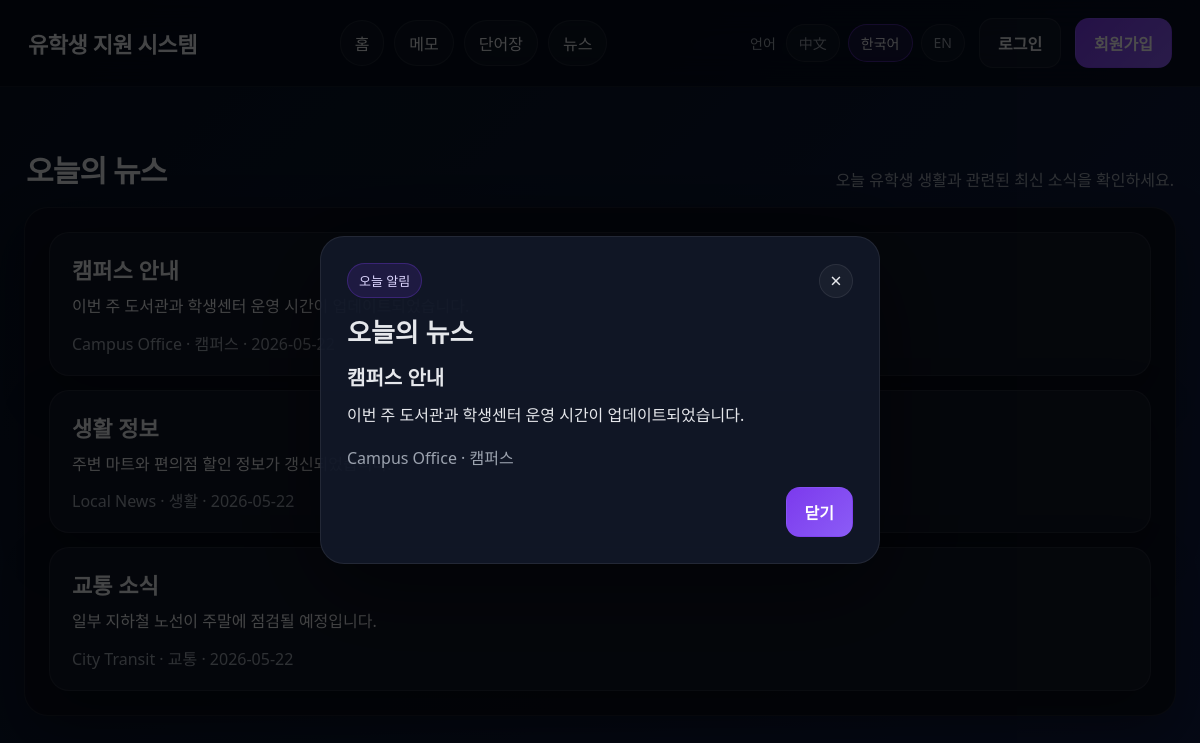
Page /news/ on the committed database.
### tables this page shows
CREATE TABLE news (
    id INTEGER PRIMARY KEY AUTOINCREMENT,
    title TEXT NOT NULL,
    summary TEXT NOT NULL,
    source TEXT NOT NULL,
    category TEXT NOT NULL,
    news_date TEXT NOT NULL
);

### app/news/routes.py (the view)
@news_bp.route("/")
def index():
    db = get_db()
    items = db.execute(
        "SELECT title, summary, source, category, news_date FROM news ORDER BY news_date DESC, id DESC"
    ).fetchall()
    return render_template("news.html", items=items)

### app/db.py (called while the page is built)
def get_db():
    if "db" not in g:
        g.db = sqlite3.connect(current_app.config["DATABASE"])
        g.db.row_factory = sqlite3.Row
        g.db.execute("PRAGMA foreign_keys = ON")
    return g.db

### app/i18n.py (called while the page is built)
def current_language():
    lang = session.get("lang", "ko")
    return lang if lang in LANGUAGES else "ko"

def get_translator():
    def t(key):
        lang = current_language()
        return TRANSLATIONS.get(lang, TRANSLATIONS["ko"]).get(key, key)
    return t

### app/templates/news.html
{% extends 'base.html' %}
{% block content %}
<section class="section-title">
  <h2>{{ t('news_title') }}</h2>
  <p>{{ t('news_page_desc') }}</p>
</section>
<div class="card">
  {% if items %}
    <div class="news-list">
      {% for item in items %}
        <article class="news-item">
          <h3>{{ item['title'] }}</h3>
          <p>{{ item['summary'] }}</p>
          <div class="muted">{{ item['source'] }} · {{ item['category'] }} · {{ item['news_date'] }}</div>
        </article>
      {% endfor %}
    </div>
  {% else %}
    <p class="muted">{{ t('news_empty') }}</p>
  {% endif %}
</div>
{% endblock %}

### app/templates/base.html (shortened to what this page needs)
<!doctype html>
<html lang="{{ lang }}">
<head>
  <link rel="stylesheet" href="{{ url_for('static', filename='style.css') }}">
</head>
<body>
  <header class="topbar">
    <div class="brand">
      <a href="{{ url_for('main.home') }}">{{ t('site_title') }}</a>
    </div>
    <nav class="nav">
      <a href="{{ url_for('main.home') }}">{{ t('nav_home') }}</a>
      <a href="{{ url_for('memo.index') }}">{{ t('nav_memo') }}</a>
      <a href="{{ url_for('vocab.index') }}">{{ t('nav_vocab') }}</a>
      <a href="{{ url_for('news.index') }}">{{ t('nav_news') }}</a>
    </nav>
    <div class="actions">
      <form class="lang-switch" method="get">
        <span>{{ t('lang_label') }}</span>
        <div class="lang-pills">
          <a class="{{ 'active' if lang == 'zh' else '' }}" href="{{ url_for('main.set_language', lang_code='zh') }}">中文</a>
          <a class="{{ 'active' if lang == 'ko' else '' }}" href="{{ url_for('main.set_language', lang_code='ko') }}">한국어</a>
          <a class="{{ 'active' if lang == 'en' else '' }}" href="{{ url_for('main.set_language', lang_code='en') }}">EN</a>
        </div>
      </form>
      {% if user %}
        <span class="user-pill">{{ user['email'] }}</span>
        <a class="btn btn-ghost" href="{{ url_for('auth.logout') }}">{{ t('nav_logout') }}</a>
      {% else %}
        <a class="btn btn-ghost" href="{{ url_for('auth.login') }}">{{ t('nav_login') }}</a>
        <a class="btn btn-primary" href="{{ url_for('auth.register') }}">{{ t('nav_register') }}</a>
      {% endif %}
    </div>
  </header>
  <main class="container">
    {% block content %}{% endblock %}
  </main>
  {% if latest_news %}
  <div id="newsPopup" class="modal" aria-hidden="true">
    <div class="modal-content">
      <div class="modal-head">
        <span class="badge">{{ t('news_today_label') }}</span>
        <button class="icon-btn" type="button" onclick="closeNewsPopup()">×</button>
      </div>
      <h3>{{ t('news_popup_title') }}</h3>
      <h4>{{ latest_news['title'] }}</h4>
      <p>{{ latest_news['summary'] }}</p>
      <div class="muted">{{ latest_news['source'] }} · {{ latest_news['category'] }}</div>
      <div class="modal-actions">
        <button class="btn btn-primary" type="button" onclick="closeNewsPopup()">{{ t('news_popup_close') }}</button>
      </div>
    </div>
  </div>
  {% endif %}
</body>
</html>

### app/static/style.css (style rules this page uses)
:root { --bg:#071122; --bg2:#101b3a; --card:rgba(9,14,28,.92); --card-2:rgba(17,24,39,.95); --border:rgba(255,255,255,.08); --text:#e5e7eb; --muted:#9ca3af; --primary:#7c3aed; --primary-2:#8b5cf6; --shadow:0 20px 50px rgba(0,0,0,.25); }
* { box-sizing:border-box }
html,body { margin:0;min-height:100% }
body { color:var(--text); background:linear-gradient(135deg,var(--bg) 0%, #0b1730 45%, #111d48 100%); font-family:system-ui,-apple-system,"Segoe UI","Noto Sans KR","Noto Sans SC",sans-serif; }
a { color:inherit;text-decoration:none }
button,input,textarea { font:inherit }
.topbar { display:flex;align-items:center;justify-content:space-between; gap:18px; padding:18px 28px; border-bottom:1px solid rgba(255,255,255,.06); background:rgba(4,10,22,.65); backdrop-filter:blur(16px); position:sticky;top:0;z-index:1000; }
.brand a { font-size:22px;font-weight:800;letter-spacing:-.02em }
.nav { display:flex;gap:10px;flex-wrap:wrap }
.nav a { padding:10px 14px;border-radius:999px; border:1px solid var(--border); background:rgba(255,255,255,.03); }
.actions { display:flex;align-items:center;gap:14px;flex-wrap:wrap;justify-content:flex-end }
.lang-switch { display:flex;align-items:center;gap:10px;color:var(--muted);font-size:14px }
.lang-pills { display:flex;gap:8px }
.lang-pills a { padding:8px 12px;border-radius:999px;border:1px solid var(--border); color:var(--muted);background:rgba(255,255,255,.03) }
.lang-pills a.active { color:var(--text);border-color:rgba(124,58,237,.5);background:rgba(124,58,237,.14) }
.container { max-width:1240px;margin:0 auto;padding:28px 24px 56px }
.hero-copy,.hero-panel,.card,.auth-card,.guest-card,.stat-card,.overview-card,.news-item { border:1px solid var(--border); background:var(--card); box-shadow:var(--shadow); }
.btn { display:inline-flex;align-items:center;justify-content:center; padding:12px 18px;border-radius:14px;border:1px solid transparent; cursor:pointer;font-weight:700 }
.btn-primary { background:linear-gradient(135deg,var(--primary),var(--primary-2));color:#fff }
.btn-ghost { background:rgba(255,255,255,.04);border-color:var(--border);color:var(--text) }
.icon-btn { width:34px;height:34px;border-radius:999px;border:1px solid var(--border); background:rgba(255,255,255,.04);color:var(--text);cursor:pointer;font-size:20px;line-height:1 }
.section-title { display:flex;align-items:flex-end;justify-content:space-between; gap:18px;margin:32px 2px 16px }
.section-title h2 { margin:0;font-size:30px;letter-spacing:-.03em }
.section-title p { margin:0;color:var(--muted) }
.card,.auth-card { border-radius:24px; padding:24px; }
.muted { color:var(--muted) }
.news-list { display:grid;gap:14px }
.news-item { padding:20px 22px; border-radius:20px; background:var(--card-2); }
.news-item h3 { margin:0 0 8px;font-size:22px }
.news-item p { margin:0 0 10px;line-height:1.72 }
.modal { display:none; position:fixed; inset:0; justify-content:center; align-items:center; background:rgba(0,0,0,.7); z-index:2000; padding:20px; }
.modal-content { width:min(560px,92vw); background:var(--card-2); border:1px solid var(--border); border-radius:24px; padding:26px; box-shadow:0 28px 90px rgba(0,0,0,.45); }
.modal-head { display:flex;justify-content:space-between;align-items:center;gap:12px;margin-bottom:14px }
.badge { display:inline-flex;padding:7px 11px;border-radius:999px; background:rgba(124,58,237,.14);border:1px solid rgba(124,58,237,.3);color:#ddd6fe;font-size:13px }
.modal-content h3 { margin:0 0 12px;font-size:26px }
.modal-content h4 { margin:0 0 10px;font-size:20px }
.modal-content p { margin:0 0 16px;line-height:1.75 }
.modal-actions { display:flex;justify-content:flex-end;margin-top:18px }

### rows in the picture
news: title "캠퍼스 안내", summary "이번 주 도서관과 학생센터 운영 시간이 업데이트되었습니다.", source "Campus Office", category "캠퍼스", news_date "2026-05-22"
news: title "생활 정보", summary "주변 마트와 편의점 할인 정보가 갱신되었습니다.", source "Local News", category "생활", news_date "2026-05-22"
news: title "교통 소식", summary "일부 지하철 노선이 주말에 점검될 예정입니다.", source "City Transit", category "교통", news_date "2026-05-22"

### other values in the picture
{{ t('site_title') }} "유학생 지원 시스템"
{{ t('nav_home') }} "홈"
{{ t('nav_memo') }} "메모"
{{ t('nav_vocab') }} "단어장"
{{ t('nav_news') }} "뉴스"
{{ t('lang_label') }} "언어"
{{ t('nav_login') }} "로그인"
{{ t('nav_register') }} "회원가입"
{{ t('news_title') }} "오늘의 뉴스"
{{ t('news_page_desc') }} "오늘 유학생 생활과 관련된 최신 소식을 확인하세요."
{{ t('news_today_label') }} "오늘 알림"
{{ t('news_popup_title') }} "오늘의 뉴스"
{{ t('news_popup_close') }} "닫기"
